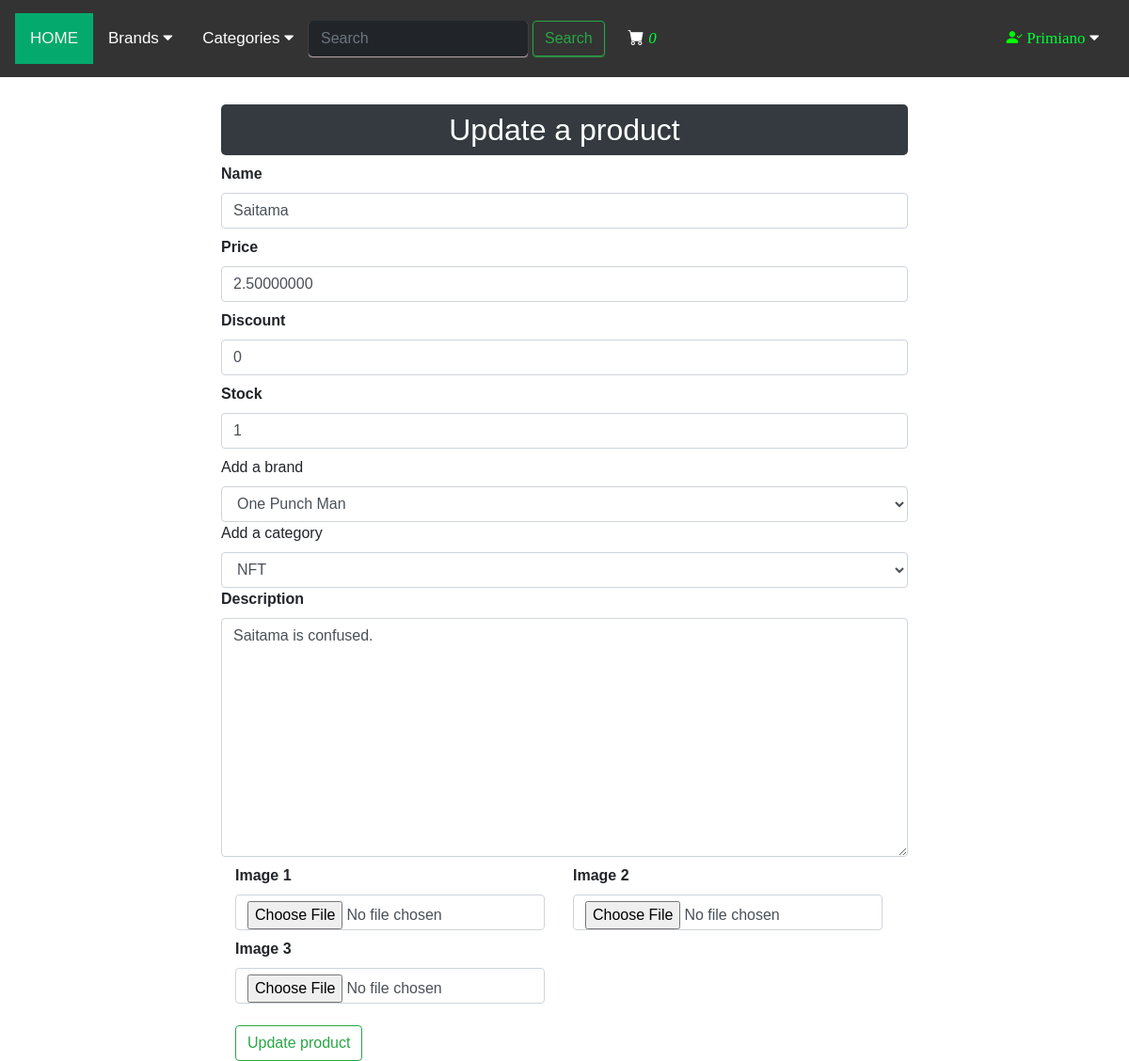
The page /customer/product/update/cfa8a533d626276ca2135281667f2c7f (signed in) on the database its author committed.
### src/customers/models.py (models this page shows, shortened)
class Register(db.Model, UserMixin):
    id= db.Column(db.Integer, primary_key=True)
    name= db.Column(db.String(50), unique=False)
    username= db.Column(db.String(50), unique=True)
    email= db.Column(db.String(50), unique=True)
    password= db.Column(db.String(150), unique=False)
    country= db.Column(db.String(50), unique=False)
    city= db.Column(db.String(50), unique=False)
    contact= db.Column(db.String(50), unique=False)
    address= db.Column(db.String(50), unique=False)
    zipcode= db.Column(db.String(50), unique=False)
    profile= db.Column(db.String(200), unique=False, default='profile.jpg')
    date_created= db.Column(db.DateTime, nullable=False, default=datetime.utcnow)

### src/products/models.py (models this page shows, shortened)
class AddProduct(db.Model):
    __searchable__= ['name','desc']
    product_id = db.Column(db.String(50), primary_key=True)
    name = db.Column(db.String(80), nullable=False)
    price = db.Column(db.Numeric(10,8), nullable=False) #0.00000001
    discount = db.Column(db.Integer, default=0)
    stock = db.Column(db.Integer, nullable=False)
    is_nft=db.Column(db.Boolean, nullable=False, default=False)
    nft_hash = db.Column(db.String(200))
    desc = db.Column(db.Text, nullable=False)
    pub_date = db.Column(db.DateTime, nullable=False, default=datetime.utcnow)
    owner_email = db.Column(db.Integer,db.ForeignKey('register.email'), nullable=False)
    mail = db.relationship('Register',foreign_keys='AddProduct.owner_email', backref=db.backref('AddProduct_owner_email', lazy=True))
    owner_address = db.Column(db.String(50), nullable=False, default=None)
    brand_id = db.Column(db.Integer, db.ForeignKey('brand.id'), nullable=False)
    brand = db.relationship('Brand',backref=db.backref('AddProduct_brand', lazy=True))
    category_id= db.Column(db.Integer, db.ForeignKey('category.id'), nullable=False)
    category = db.relationship('Category', backref=db.backref('AddProduct_category', lazy=True))
    image_1= db.Column(db.String(150),nullable=False)
    image_2= db.Column(db.String(150),nullable=True, default=None)
    image_3= db.Column(db.String(150),nullable=True, default=None)

class Brand(db.Model):
    id= db.Column(db.Integer, primary_key=True)
    name= db.Column(db.String(30), nullable=False, unique=True)

class Category(db.Model):
    id= db.Column(db.Integer, primary_key=True)
    name= db.Column(db.String(30), nullable=False, unique=True)

### app.py (the view)
@app.route('/customer/product/update/<id>', methods=['GET', 'POST'])
@login_required
def updateproduct(id):
    return ProductManager.updateproduct(id)

### src/products/forms.py
class Addproducts(Form):
    name= StringField('Name',[validators.DataRequired()])
    price= DecimalField('Price',[validators.DataRequired(), validators.NumberRange(min=0)],places=8)
    discount= IntegerField('Discount', default=0, validators =[validators.NumberRange(min=0)])
    stock= DecimalField('Stock', [validators.DataRequired(),validators.NumberRange(min=0)],places=0)
    description= TextAreaField('Description', [validators.DataRequired()])
    image_1= FileField('Image 1', validators=[FileAllowed(['jpg','png','gif','jpeg'])])
    image_2= FileField('Image 2', validators=[FileAllowed(['jpg','png','gif','jpeg'])])
    image_3= FileField('Image 3', validators=[FileAllowed(['jpg','png','gif','jpeg'])])

### src/customers/models.py (called while the page is built)
@login_manager.user_loader
def user_loader(user_id):
    return Register.query.get(user_id)

### templates/products/updateproduct.html (shortened to what this page needs)
{% extends 'layout.html'%}
{% block content %}
{% include 'navbar.html' %}
<div class="container">
    <div class="row">
        <div class="col-md-2"></div>
        <div class="col-md-8">
            <h2 class="text-center bg-dark p-2" style="color: #ffff; border-radius: 5px; margin-top: 5px;">Update a
                product
            </h2>
            {% from "_formhelpers.html" import render_field %}
            <form id="editproductsubmit" name="editproductsubmit" action="" method="POST" enctype="multipart/form-data">
                {{ render_field(form.name, class='form-control', placeholder='Add product name') }}
                {{ render_field(form.price, class='form-control', placeholder='Add product price') }}
                {{ render_field(form.discount, class='form-control', placeholder='Add product discount') }}
                {{ render_field(form.stock, class='form-control', placeholder='Add product stock') }}
                <label for="brand">Add a brand</label>
                <select name="brand" id="brand" class="form-control" required>
                    <option value="{{product.brand_id}}">{{product.brand.name}}</option>
                </select>
                <label for="category">Add a category</label>
                <select name="category" id="category" class="form-control" required>
                    <option value="{{product.category_id}}">{{product.category.name}}</option>
                </select>
                {{ render_field(form.description, class='form-control', placeholder='Add product description',
                rows='10') }}
                <div class="container">
                    <div class="row">
                        <div class="col-auto .mr-auto">{{ render_field(form.image_1, class='form-control')}}</div>
                        <div class="col-auto .mr-auto">{{ render_field(form.image_2, class='form-control')}}</div>
                        <div class="col-auto .mr-auto">{{ render_field(form.image_3, class='form-control')}}</div>
                    </div>
                </div>
                <button id="edit_button" name="edit_button" type="button" class="btn btn-outline-success"
                    style="margin-left: 15px; margin-top: 15px;" onclick="editProduct(global_blob)">Update
                    product</button>
            </form>
        </div>
        <div class="col-md-2"></div>
    </div>
</div>
{% endblock content %}

### templates/navbar.html (shortened to what this page needs)
<div class="topnav" id="myTopnav">
    <a href="{{ url_for('home') }}" class="active">HOME</a>
    <div class="dropdown">
        <button class="dropbtn">Brands
            <i class="fa fa-caret-down"></i>
        </button>
    </div>
    <div class="dropdown">
        <button class="dropbtn">Categories
            <i class="fa fa-caret-down"></i>
        </button>
    </div>
    <div id="search_no_responsive" name="search_no_responsive">
        <a id="search_box" name="search_box">
            <form class="d-flex" role="search" action="{{url_for('result')}}">
                <input class="form-control" type="search" placeholder="Search" aria-label="Search" name="q" style=" border-color: #212529; background-color: #212529;
                box-shadow: 0px 1px 1px rgb(189, 173, 173); color: #ffff;">
                <button class="btn btn-outline-success" type="submit"
                    style="margin-left: 5px;  box-shadow:0px 1px 1px rgb(53, 131, 70);">Search</button>
            </form>
        </a>
    </div>
    <a href="{{url_for('getcart')}}" class="nav-link" style="color: #ffff; margin-left: 5px; min-width: 70px;"
        title="Cart">
        <i class="bi bi-cart-fill">
            <span
                style="color: rgb(0, 255, 55); font-family: 'Verdana'; font: bold;">{{session['Shoppingcart']|length}}</span>
        </i>
    </a>
    {% if logged==True %}
    <div class="dropdown" id="log_user" name="log_user">
        <button class="dropbtn">
            <i class="bi bi-person-check-fill" style="color: rgb(0, 255, 0);"></i>
            <span style="color: rgb(0, 255, 55); font-family: 'Verdana';">{{current_user.name}}</span>
            <i class="fa fa-caret-down"></i>
        </button>
    </div>
    {% endif %}
</div>
<br>

### templates/_formhelpers.html (shortened to what this page needs)
{% macro render_field(field) %}
  <dt>{{ field.label }}
  <dd>{{ field(**kwargs)|safe }}
  </dd>
{% endmacro %}

### templates/navbar.html (style rules this page uses)
body { margin: 0; font-family: Arial }
.topnav { overflow: hidden; background-color: #333; padding: 14px 16px; }
.topnav a { float: left; display: block; color: #f2f2f2; text-align: center; padding: 14px 16px; text-decoration: none; font-size: 17px; }
.topnav a:has(.d-flex) { padding: 0px 0px; }
.active { background-color: #04AA6D; color: white; }
.dropdown { float: left; overflow: hidden; }
.dropdown .dropbtn { font-size: 17px; border: none; outline: none; color: white; padding: 14px 16px; background-color: inherit; font-family: inherit; margin: 0; }
#log_user, #cust_reg, #cust_log { float: right; }
.topnav .d-flex { margin-top: 8px; }

### rows shown on the page
Register: name "Primiano"
AddProduct: name "Saitama", price "2.50000000", discount "0", stock "1"
Brand: brand "One Punch Man"
Category: category "NFT"

### other values the page prints
{{ session['Shoppingcart']|length }} "0"
{{ field.label }} "Name Price Discount Stock Description Image 1 Image 2 Image 3"
